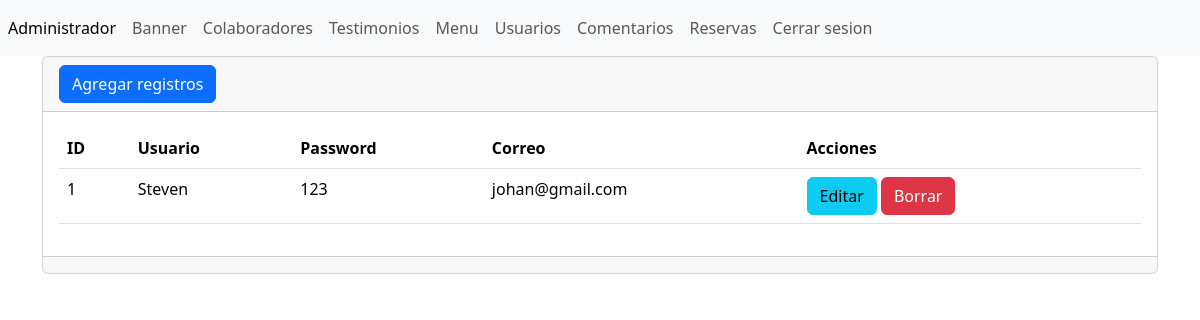
Page /admin/seccion/usuarios/index.php on the committed database.
### tables this page shows
CREATE TABLE `usuarios` (
  `id` int(11) NOT NULL,
  `usuario` varchar(100) NOT NULL,
  `password` varchar(100) NOT NULL,
  `correo` varchar(100) NOT NULL
);

### admin/seccion/usuarios/index.php (the view, shortened to what this page needs)
<?php
include("../../bd.php");
$sentencia=$pdo->prepare("SELECT * FROM usuarios;");
$sentencia->execute();
$resultado=$sentencia->fetchAll(PDO::FETCH_ASSOC);
?>
<!doctype html>
<html lang="en">
<head>
    <link
        href="https://cdn.jsdelivr.net/npm/bootstrap@5.3.2/dist/css/bootstrap.min.css"
        rel="stylesheet"
 />
</head>
<body>
    <header>
        <?php include("../../templates/header.php"); ?>
    </header>
    <main>
        <section class="container">
            <div class="card">
                <div class="card-header">
                    <a name="" id="" class="btn btn-primary" href="crear.php" role="button">Agregar registros</a>
                </div>
                <div class="card-body">
                    <div
                        class="table-responsive-sm">
                        <table
                            class="table">
                            <thead>
                                <tr>
                                    <th scope="col">ID</th>
                                    <th scope="col">Usuario</th>
                                    <th scope="col">Password</th>
                                    <th scope="col">Correo</th>
                                    <th scope="col">Acciones</th>
                                </tr>
                            </thead>
                            <tbody>
                                <?php foreach($resultado as $key => $value):?>
                                <tr class="">
                                    <td><?php echo $value["id"];?></td>
                                    <td><?php echo $value["usuario"];?></td>
                                    <td><?php echo $value["password"];?></td>
                                    <td><?php echo $value["correo"];?></td>
                                    <td>
                                        <a name="" id="" class="btn btn-info" href="editar.php?txtID=<?php echo $value["id"]; ?>" role="button">Editar</a>
                                        <a name="" id="" class="btn btn-danger" href="index.php?txtID= <?php echo $value["id"];?>" role="button">Borrar</a>
                                    </td>
                                </tr>
                                <?php endforeach; ?>
                            </tbody>
                        </table>
                    </div>
                </div>
                <div class="card-footer text-muted"></div>
            </div>
        </section>
    </main>
</body>
</html>

### rows in the picture
usuarios: id "1", usuario "Steven", password "123", correo "johan@gmail.com"
